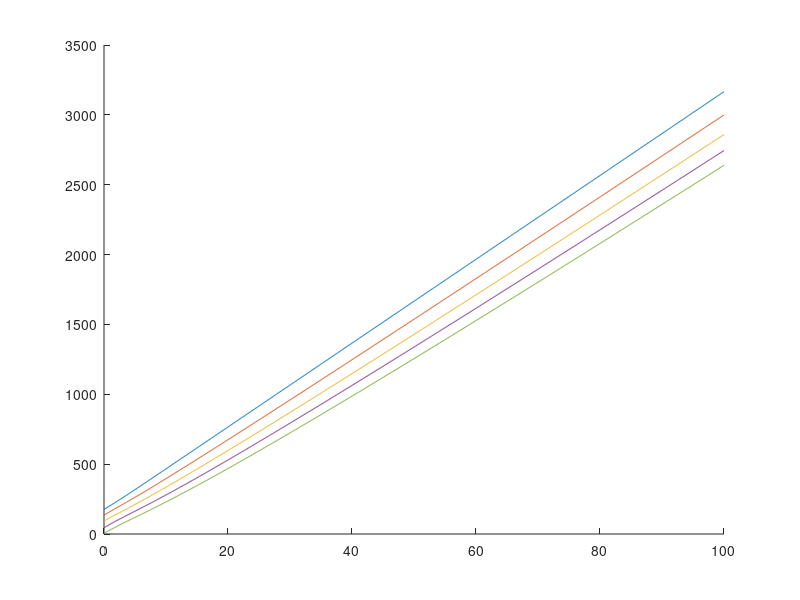
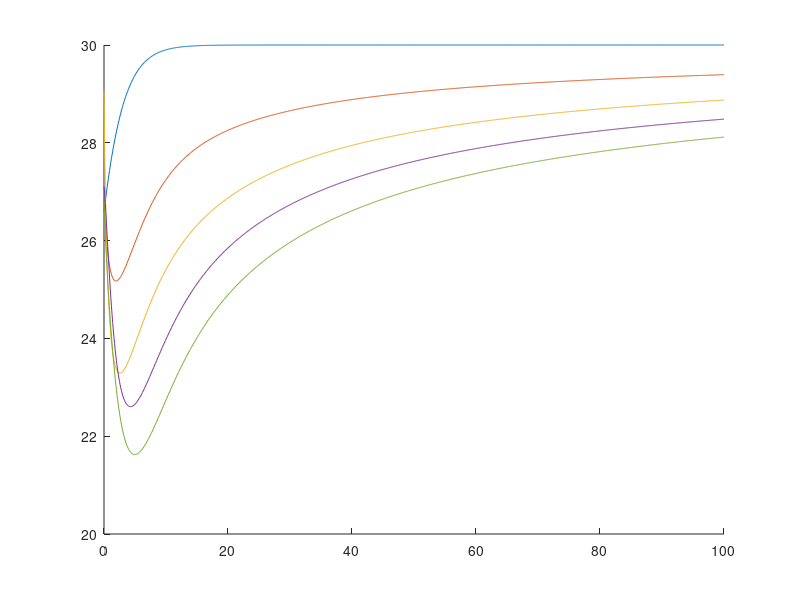
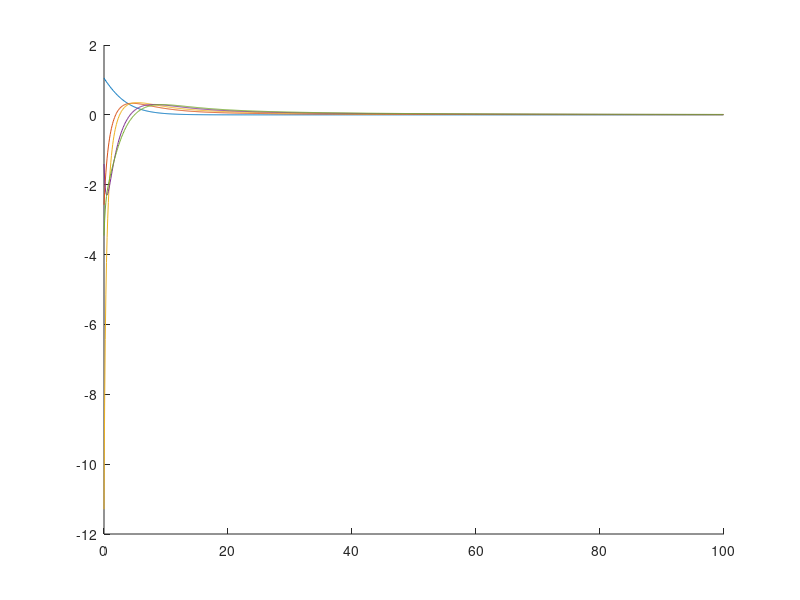

The MATLAB source for these figures, in order: (Note: this script raises an error after producing the figures.)


% In the following code I try to simulate human driven vehicle so that we
% can play with Bayesian Linear regression and see how it works. Because
% here we do not use VR, we need to generate vehicle trajectories (mimicing
% humans) in a different way. To do that, we use a car-following model.
% This model is the IDM model (you can google it). Here We will do a simple
% example considering only a single road. Not a merging. Next we initialize
% some parameters for our simulation. 

Simulation_time = 100;
time_step = 0.1;
N = round(Simulation_time / time_step);

v_des = 30;        % desired speed (m/s)
T = 1.5;           % time headway (s)
s0 = 4;            % minimum gap (m), a.k.a. s0 (your "gamma")
num_vehicles = 5;

% --- Initialize
vehicles = struct([]);
for i = 1:num_vehicles
    vehicles(i).id = i;
    vehicles(i).road = 1;

    % Preallocate trajectories
    vehicles(i).pos   = nan(1, N+1);
    vehicles(i).speed = nan(1, N+1);
    vehicles(i).acc   = nan(1, N+1);

    % Initial states
    vehicles(i).pos(1)   = (num_vehicles - i) * (40 + s0) + 4*rand(); % spaced back
    vehicles(i).speed(1) = 25 + (30-25)*rand();                      % 25–30 m/s
    vehicles(i).acc(1)   = 0;

    % IDM params (per vehicle)
    vehicles(i).a     = 2 + (5-2)*rand();     % max accel
    vehicles(i).b     = 1 + (4-1)*rand();     % comfortable decel
    vehicles(i).delta = 3 + (4-3)*rand();     % accel exponent (usually 4)
    vehicles(i).Length = 4 + (6-4)*rand();    % vehicle length (m)

    % Predecessor index (0 = no leader)
    vehicles(i).preceding_vehicle_index = i-1;
end
vehicles(1).preceding_vehicle_index = 0; % leader



% --- Simulation loop. This is the main loop where we update our vehicle
% trajerctories based on the IDM model. Play a little bit to see how each
% variable works. 

% As a next you need to define a trigger condition and based on available
% data train using BLR and predict. In the paper you can find some hint on
% how to select the number of data to train etc. But to make it
% simple you can say if a vehicle passes 60 meters in distance I train
% using data I have. Then we can do some comparisons how the amount of data
% can influence conservatism. 


for t = 1:N
    % Recompute order & predecessors each step (by position)
    [~, order] = sort(arrayfun(@(v) v.pos(t), vehicles), 'descend'); % larger x = ahead
    % Map: who is ahead of whom. We do that in order to easily identify the
    % preceding vehicle. We will do something similar when we have merging,
    % but it will not be the same. 
    inv_order = zeros(1,num_vehicles);
    inv_order(order) = 1:num_vehicles;
    for k = 1:num_vehicles
        rk = inv_order(k); % rank in sorted list
        if rk == 1
            vehicles(k).preceding_vehicle_index = 0; % no leader
        else
            leader_id = order(rk - 1);
            vehicles(k).preceding_vehicle_index = leader_id;
        end
    end

    % Update each vehicle
    for i = 1:num_vehicles
        
        v  = vehicles(i).speed(t);
        %the following 3 parameters are associated with some
        %characteristics of the vehicles (like maximum acceleration or
        %comfortable deceleration) and are used by the IDM model. The
        %parameter del does not have a physical interpretation. Look the
        %IDM model in google to see what this parameter does (it is not
        %important for now tho).
        a0 = vehicles(i).a;
        b0 = vehicles(i).b;
        del= vehicles(i).delta;


        %we check if there is a preceding vehicle. If it is not we need to
        %consider a special case of the IDM which is much simpler(see else)
        if vehicles(i).preceding_vehicle_index >= 1

    % we calculate some parameters needed for the IDM Model
            j = vehicles(i).preceding_vehicle_index;  % leader index
            vL = vehicles(j).speed(t);
            x  = vehicles(i).pos(t);
            xL = vehicles(j).pos(t);

            % actual net spacing s (subtract leader length)
            s  = xL - x - vehicles(j).Length;
            s  = max(s, 1e-3); % avoid divide-by-zero

            dv = v - vL; % positive if approaching
            s_star = s0 + v*T + (v * dv) / (2*sqrt(a0*b0));

            acc = a0 * ( 1 - (v / v_des)^del - (s_star / s)^2 );
        else
            % Leader uses free-road term only
            acc = a0 * ( 1 - (v / v_des)^del );
        end

        % we we update our vehicles state based on the acceleration we
        % obtain from the IDM model.
        vehicles(i).acc(t)     = acc;
        vehicles(i).speed(t+1) = max(0, v + time_step * acc);
        vehicles(i).pos(t+1)   = vehicles(i).pos(t) + time_step * v + 0.5 * time_step^2 * acc;
    end
end


% Here we plot!


figure(1);
hold on 

t=0:time_step:Simulation_time;

for i=1:num_vehicles
    plot(t,vehicles(i).pos);
end

hold off

figure(2);

hold on 

t=0:time_step:Simulation_time;

for i=1:num_vehicles
    plot(t,vehicles(i).speed);
end

hold off

figure(3);

hold on 

t=0:time_step:Simulation_time;

for i=1:num_vehicles
    plot(t,vehicles(i).acc);
end

hold off

%% --- NEWELL MODEL & BLR ESTIMATION SECTION
disp("Starting BLR estimation using IDM trajectories...");

% 1. Extract position/speed data into matrices
t = 0:time_step:Simulation_time;
Tlen = numel(t);
num_vehicles = numel(vehicles);
P = cell2mat(arrayfun(@(v) v.pos(:), vehicles, 'uni', false)); % (T x N)
V = cell2mat(arrayfun(@(v) v.speed(:), vehicles, 'uni', false));

% 2. Build leader indices per timestep
leaders = zeros(Tlen, num_vehicles);
for ti = 1:Tlen
    pos_t = arrayfun(@(v) v.pos(ti), vehicles);
    [~, ord] = sort(pos_t, 'descend');           % larger x = ahead
    invord = zeros(1, num_vehicles);
    invord(ord) = 1:num_vehicles;
    for k = 1:num_vehicles
        rk = invord(k);                          % rank (1 = front)
        if rk == 1
            leaders(ti,k) = 0;                   % no leader
        else
            leaders(ti,k) = ord(rk - 1);         % leader = one car ahead
        end
    end
end


% 3. Estimate Newell time shifts τ_k(t)
w = 10;  % backward wave speed (m/s)
taus_all = nan(Tlen, num_vehicles);
for k = 1:num_vehicles
    j = leaders(:,k);

    if any(j > 0)
        % Case 1: has a real leader at some times
        % Use that leader's trajectory for tau estimation
        Pj = P(:, j(find(j>0,1)));  % pick first nonzero leader index
        taus_all(:,k) = estimate_tau_series(t, Pj, P(:,k), w);
    else
        % Case 2: no leader at all (first vehicle)
        % Use virtual constant-speed leader instead
        Fj_virtual = make_virtual_leader_interp(t, P(:,k), time_step);
        Pj_virtual = Fj_virtual(t);
        taus_all(:,k) = estimate_tau_series(t, Pj_virtual, P(:,k), w);
    end
end

% 4. Build dataset for BLR and train model
[X, Y] = make_blr_dataset(t, P, leaders, taus_all);
blr = blr_fit(X, Y);

% 5. Predict τ for one follower and plot
k = 3;
idx_ok = find(~isnan(taus_all(:,k)));
Xk = []; Yk = [];
for ii = idx_ok(:).'
    j = leaders(ii,k); if j==0, continue; end
    Xk(end+1,:) = [1, P(ii,k), P(ii,j)];
    Yk(end+1,1) = taus_all(ii,k);
end
[m_tau, v_tau] = blr_predict(blr, Xk);

figure;
plot(t(idx_ok), Yk, 'k', t(idx_ok), m_tau, 'r', ...
     t(idx_ok), m_tau + 2*sqrt(v_tau), 'r--', ...
     t(idx_ok), m_tau - 2*sqrt(v_tau), 'r--');
xlabel('time (s)'); ylabel('\tau (s)');
title('BLR prediction vs IDM-derived τ');
legend('True τ','BLR mean','±2σ band');

% --- Helper functions below ---
function taus = estimate_tau_series(t, Pj, Pk, w)
    Fj = griddedInterpolant(t, Pj, 'pchip');
    taus = nan(size(t)); guess=1.5;
    for ii=1:numel(t)
        fun = @(tau) Fj(t(ii)-tau) - w*tau - Pk(ii);
        try
            taus(ii)=fzero(fun, guess); guess=max(0.2,min(3,taus(ii)));
        catch, taus(ii)=NaN; end
    end
end

function [X,Y] = make_blr_dataset(t,P,leaders,taus)
    [T,N] = size(P); X=[]; Y=[];
    for k=2:N
        idx=find(~isnan(taus(:,k)));
        for i=idx(:).'
            j=leaders(i,k); if j==0, continue; end
            X(end+1,:)=[1, P(i,k), P(i,j)];
            Y(end+1,1)=taus(i,k);
        end
    end
end

function model = blr_fit(X,Y)
    [N,M]=size(X); alpha=1e-3; beta=1/var(Y); I=eye(M);
    for it=1:200
        S=inv(alpha*I+beta*(X.'*X)); mu=beta*S*(X.'*Y);
        gamma=sum(1-alpha*diag(S));
        alpha_new=gamma/(mu.'*mu); err=Y-X*mu;
        beta_new=(N-gamma)/(err.'*err);
        if max(abs([alpha_new-alpha,beta_new-beta]))<1e-6, break; end
        alpha=alpha_new; beta=beta_new;
    end
    model.mu=mu; model.S=S; model.alpha=alpha; model.beta=beta;
end

function [m,v] = blr_predict(model,Xstar)
    m = Xstar*model.mu;
    v = sum((Xstar*model.S).*Xstar,2) + 1/model.beta;
end

function Fj = make_virtual_leader_interp(t, Pk, dt)
% make_virtual_leader_interp:
% Creates a constant-speed "imaginary" leader trajectory

    % Estimate the follower's average recent speed (use last 1 s)
    win = max(2, round(1.0/dt));
    vbar = mean(diff(Pk(max(1,end-win+1):end))) / dt;

    % If speeds are noisy or constant, fallback to global mean
    if ~isfinite(vbar)
        vbar = max(0.1, (Pk(end) - Pk(1)) / (t(end) - t(1)));
    end

    % Set an initial spacing (e.g. 10 m) so the leader starts ahead
    gap0 = 10;  
    p0   = Pk(1) + gap0 - vbar * t(1);

    % Define the leader's position trajectory
    Pj = vbar * t + p0;

    % Return a smooth interpolant so p_j'(t - τ) can be evaluated
    Fj = griddedInterpolant(t, Pj, 'pchip');
end
